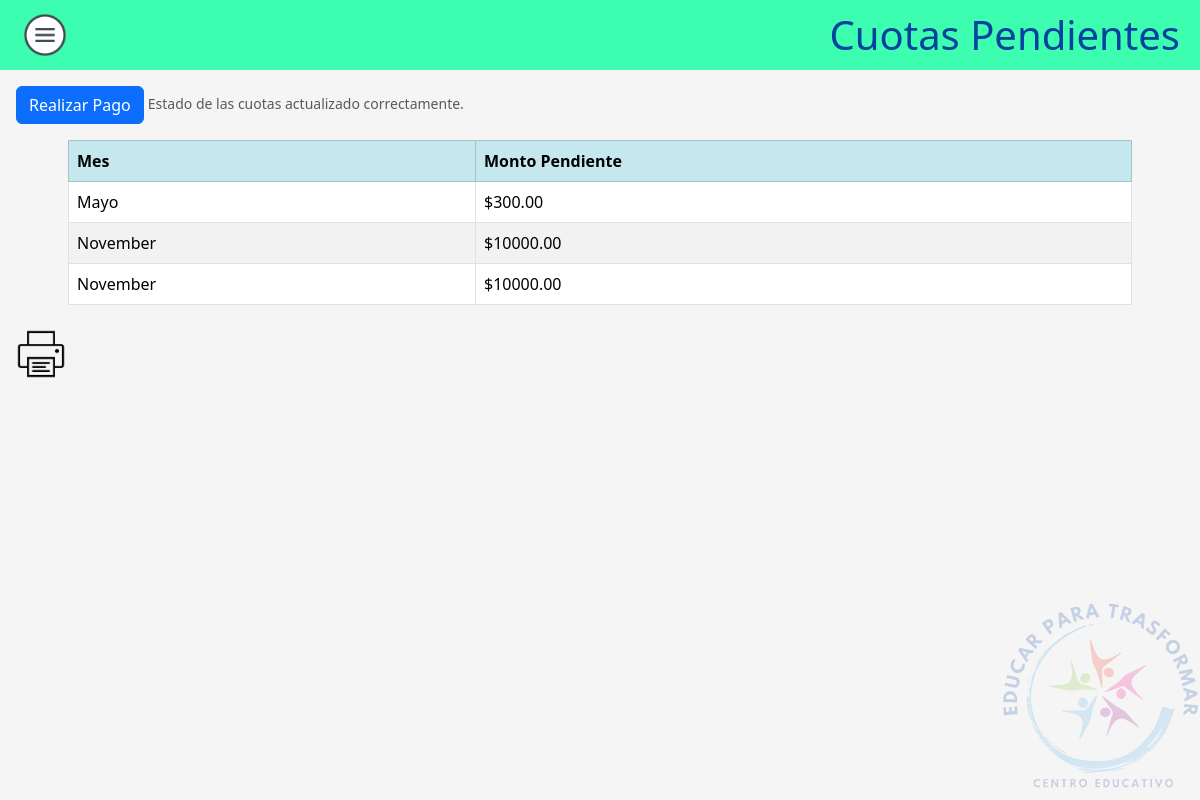
Screenshot of /Padre/cuotaPago/pagar_cuota.php (signed in) with the database file from the repository.
### tables this page shows
CREATE TABLE `cuotas` (
  `id` int(11) NOT NULL,
  `id_padre` int(11) DEFAULT NULL,
  `idAlumno` int(11) DEFAULT NULL,
  `mes` varchar(15) DEFAULT NULL,
  `año` int(11) DEFAULT NULL,
  `monto` decimal(10,2) DEFAULT NULL,
  `estado` enum('pendiente','pagado') DEFAULT NULL
);

### Padre/cuotaPago/pagar_cuota.php (the view, shortened to what this page needs)
<!DOCTYPE html>
<html>
<head>
    <link href="https://cdn.jsdelivr.net/npm/bootstrap@5.3.2/dist/css/bootstrap.min.css" rel="stylesheet">
    <link rel="stylesheet" href="../../Css/styles.css">
</head>
<body>
    <header class="header no-print">
        <a type="button" data-bs-toggle="offcanvas" data-bs-target="#offcanvasExample" aria-controls="offcanvasExample">
            <img src="../../Css/hamburguesa.png" width="50px">
        </a>
        <h1 style="text-align: center; color: #05429f">Cuotas Pendientes</h1>
    </header>
    <div class="ms-3 mt-3 no-print  ">
        <a class="btn btn-primary" href="procesar_pago.php">Realizar Pago</a>
        <?php
        $conexion = conectar();
        if (isset($_SESSION['user_id'])) {
            $id_padre = $_SESSION['user_id'];
        $sql = "UPDATE cuotas AS c
        SET c.estado = 'pagado'
        WHERE
            (SELECT SUM(p.montoPago) FROM pago AS p WHERE p.idCuota = c.id) >= c.monto";
        if (mysqli_query($conexion, $sql)) {
            echo "<small class='text-body-secondary'>Estado de las cuotas actualizado correctamente.</small>";
        } else {
            echo "<small class='text-body-secondary'>Error al actualizar el estado de las cuotas: </small>" . mysqli_error($conexion);
        }
        $sql = "SELECT c.id, c.mes, (c.monto - IFNULL(SUM(p.montoPago), 0)) AS monto_pendiente
        FROM cuotas AS c
        LEFT JOIN pago AS p ON c.id = p.idCuota
        WHERE c.id_padre = $id_padre AND c.estado = 'pendiente'
        GROUP BY c.id, c.mes, c.monto";
        $resultado = mysqli_query($conexion, $sql);
        } else {
        header('Location: padre.php');
        exit();
        }
        if ($resultado) {
            $cuotas = array();
            while ($fila = mysqli_fetch_assoc($resultado)) {
                $cuotas[] = $fila;
            }
        } else {
            die("Error al ejecutar la consulta: " . mysqli_error($conexion));
        }
        ?>
    </div>
    <div class="mt-2 mx-auto p-2" style="width: 90vw">
        <table class="table table-striped table-bordered">
            <tr class="table-info">
                <th>Mes</th>
                <th>Monto Pendiente</th>
            </tr>
            <?php
            foreach ($cuotas as $cuota) {
                echo '<tr>';
                echo '<td>' . $cuota['mes'] . '</td>';
                echo '<td>$' . $cuota['monto_pendiente'] . '</td>';
                echo '</tr>';
            }
            ?>
        </table>
    </div>
    <a class="no-print ms-3" type='button' onclick='imprimirTabla()'><img src='../../Css/print.png' width='50px'></a>
    <div id="footer">
        <img src="../../Css/Logotipo200x200.png">
    </div>
</body>
</html>

### Css/styles.css (style rules this page uses)
body { background-color: #f5f5f5; }
.header { background-color: #3dfdb0; color: #fff; padding: 10px 20px; display: flex; justify-content: space-between; align-items: center; }
.header h1 { text-align: center; margin: 0; }
#footer { position: fixed; right: 0; bottom: 0; margin: 0; padding: 0; }
#footer img { width: 200px; opacity: 0.2; }

### rows the page displays
cuotas: mes "Mayo", monto_pendiente "300.00"
cuotas: mes "November", monto_pendiente "10000.00"
cuotas: mes "November", monto_pendiente "10000.00"
